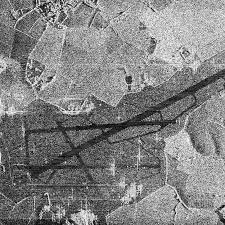
#> input picture homework_3/sar_3.jpg, 225 x 225 px
$ jupyter execute --allow-errors homework_3.ipynb
#> lines starting #> are read from the running program, lines starting #| are printed output that depends on the picture; after the words box and inside, x2 and y2 are one past the last pixel; in counts of white or black regions, pixels touching at a corner belong together
[cell 1]
import cv2
import numpy as np
import matplotlib.pyplot as plt
import copy
import math

[cell 2]
image = cv2.imread('sar_3.jpg')
#> image is the input picture: shape (225, 225, 3); min 0, max 255, mean 130.6

image_gray = cv2.cvtColor(image, cv2.COLOR_BGR2GRAY)
image_gray = cv2.GaussianBlur(image_gray, (7, 7), 0)
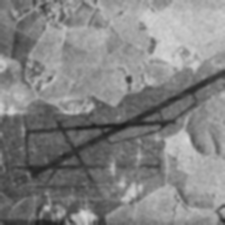
#> image_gray: shape (225, 225); min 28, max 217, mean 130.6

plt.imshow(image, cmap="gray")

# Детектор границ Кэнни

[cell 3]
canny = cv2.Canny(image_gray, 50, 150, apertureSize=3)
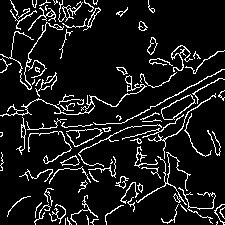
#> canny: shape (225, 225); 9.9% white in thin lines or dots

plt.imshow(canny, cmap="gray")

# Преобразование Хафа

[cell 4]
lines = cv2.HoughLinesP(canny, 1, np.pi / 180, 70, minLineLength=20, maxLineGap=23)
#> lines = [[19, 176, 221, 69], [28, 180, 220, 78], [92, 139, 224, 69], [0, 136, 188, 122], [21, 130, 189, 118], [140, 143, 215, 94]]

image_copy = image.copy()

longest_line = None
max_len = 0

#> (the rest of this cell did not finish here and is left out)

# Точечная бинаризация

[cell 5]
b_img = copy.deepcopy(image_gray)
T  = 70

b_img[image_gray < T] = 0
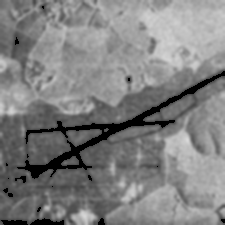
#> b_img: shape (225, 225); 5.18% of pixels changed, all inside (x1, y1, x2, y2) = (1, 6, 225, 225)
b_img[image_gray >= T] = 255
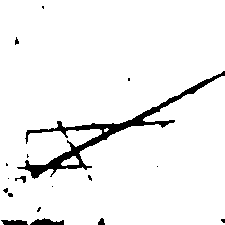
#> b_img: shape (225, 225); 94.8% white; 18 black regions (12 under 20 px), largest, box (x1, y1, x2, y2) and area: (17, 71, 225, 179) 2165, (30, 218, 64, 225) 152, (1, 220, 28, 225) 113, (15, 176, 26, 183) 38, (98, 218, 105, 225) 35, (15, 37, 19, 45) 20

plt.hist(image_gray.ravel(), bins=256, range=(0, 256))
plt.axvline(T, color='r')
plt.show()
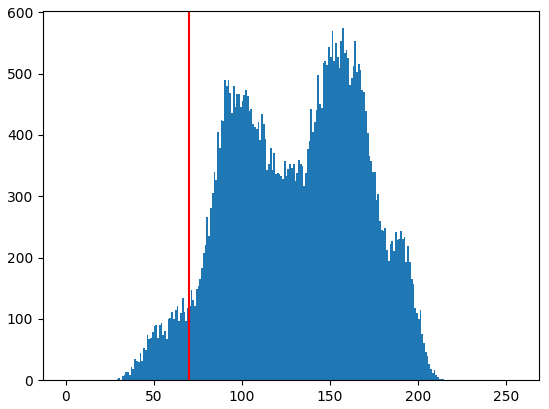
#> figure drawn by matplotlib, 1 panel; tallest bar 574 high, from x = 157 to 158

# Бинаризация Отсу

[cell 6]
_,th2 = cv2.threshold(image_gray,0,255,cv2.THRESH_BINARY+cv2.THRESH_OTSU)
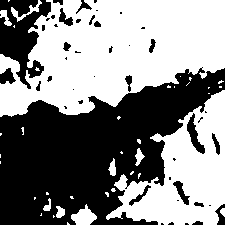
#> th2: shape (225, 225); 53.6% white; 47 black regions (27 under 20 px), largest, box (x1, y1, x2, y2) and area: (0, 67, 225, 225) 19494, (0, 0, 51, 89) 2358, (187, 113, 205, 154) 277

# Адаптивная бинаризация

[cell 7]
th3 = cv2.adaptiveThreshold(image_gray,255,cv2.ADAPTIVE_THRESH_GAUSSIAN_C,\
            cv2.THRESH_BINARY,301,41)
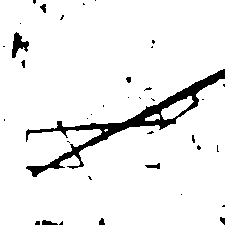
#> th3: shape (225, 225); 93.7% white; 37 black regions (28 under 20 px), largest, box (x1, y1, x2, y2) and area: (26, 69, 225, 177) 2552, (12, 32, 29, 58) 216, (42, 220, 58, 225) 53

[cell 8]
plt.figure(figsize=(15, 10))

plt.subplot(2, 2, 1)
plt.imshow(image_gray, cmap="gray")
plt.title("Оригинал")
plt.axis('off')

plt.subplot(2, 2, 2)
plt.imshow(b_img, cmap="gray")
plt.title(f"Точечная бинаризация, T={T}")
plt.axis('off')

plt.subplot(2, 2, 3)
plt.imshow(th2, cmap="gray")
plt.title("Бинаризация Отсу")
plt.axis('off')

plt.subplot(2, 2, 4)
plt.imshow(th3, cmap="gray")
plt.title("Адаптивная бинаризация")
plt.axis('off')

plt.tight_layout()
plt.show()
